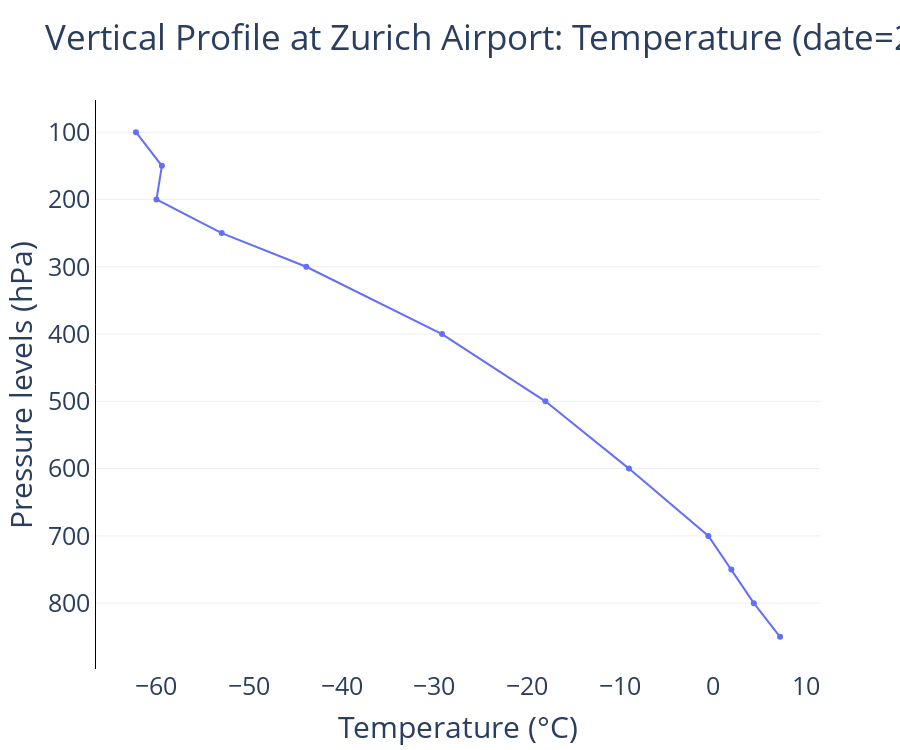

Source (notebook cell):
### Markdown cell above
If you're viewing this on GitHub, plots are static and we export them as PNGs using `chart.show("png")`.

If you're running the notebook locally, use `chart.show()` to enable interactivity.

### Code cell
chart.show()

### Figure 1 — Plotly figure (JSON) as saved in the notebook; plotly's stock layout.template omitted (floating-point values rounded to 4 significant figures)
{"data": [{"type": "scatter", "x": [-62.15, -59.36, -59.94, -52.91, -43.81, -29.18, -18.05, -9.049, -0.4959, 1.981, 4.396, 7.222], "y": [100, 150, 200, 250, 300, 400, 500, 600, 700, 750, 800, 850]}], "layout": {"colorway": ["#636EFA", "#EF553B", "#00CC96", "#AB63FA", "#FFA15A", "#19D3F3", "#FF6692", "#B6E880", "#FF97FF", "#FECB52"], "font": {"size": 25}, "height": 750, "hovermode": "x", "plot_bgcolor": "white", "showlegend": false, "title": {"text": "Vertical Profile at Zurich Airport: Temperature (date=20251014, time=1800)"}, "xaxis": {"anchor": "y", "domain": [0, 1], "gridwidth": 1, "showgrid": false, "showline": false, "title": {"text": "Temperature (°C)"}, "zeroline": false}, "yaxis": {"anchor": "x", "autorange": "reversed", "domain": [0, 1], "gridcolor": "#EEEEEE", "linecolor": "black", "showgrid": true, "showline": true, "title": {"text": "Pressure levels (hPa)"}, "zeroline": false}}}
